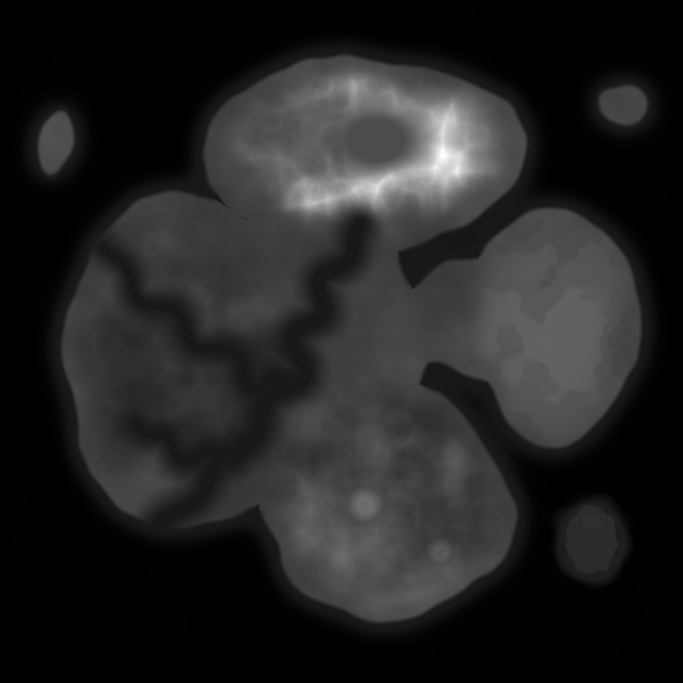
#> input picture game/voxario/Eryndor/Assets/Terrain/aethelgard_height.png, 2049 x 2049 px (shown at 1/3 size); the run also reads 2 pictures not shown here
$ python valoria_island.py
#> lines starting #> are read from the running program, lines starting #| are printed output that depends on the picture
### game/voxario/Eryndor/tools/valoria_terrain.py
"""Ostrov Valorie (startovní město) pro generátor Aethelgardu – podle předlohy „Valorie Harbor“.

Pobřeží zůstává stejné (elipsa 600 x 700 m kolem 3000, 2400). Uvnitř:
  * plošina města ve výšce 50 m obehnaná skalními útesy (město na skále nad mořem)
  * hradní skála na severu (62 m) – Královský hrad s věžemi
  * pod útesy nižší skalnaté svahy k moři
  * na západě pod branou přístavní terasa těsně nad hladinou (mola, lodě); hned za ní hluboká voda
"""
import numpy as np

CENTER_X = 3000.0
CENTER_Z = 2400.0
PLATEAU_Y = 50.0
KEEP_Y = 62.0
HARBOR_Y = 2.4
# plošina: poloosy (m) a posun středu – okraj na západě v x ≈ 2700 (brána VALORIE)
PLATEAU_RX, PLATEAU_RZ, PLATEAU_DZ = 300.0, 400.0, -20.0
# přístavní terasa (světové souřadnice): pod branou, jižně od obloukového mostu
HARBOR = (2605.0, 2690.0, 2430.0, 2640.0)
# schodiště z přístavu na plošinu: vytesané do útesu (podesty), model tools/valoria_city.py (harbor_stairs)
STAIRS_BOTTOM = (2672.0, 2630.0)
STAIRS_TOP = (2722.0, 2490.0)
STAIRS_WIDTH = 5.0
STAIRS_FLAT_BOTTOM, STAIRS_FLAT_TOP, STAIRS_LANDING, STAIRS_FLIGHT = 3.0, 4.0, 3.0, 14.0


def _smoothstep(a, b, value):
    t = np.clip((value - a) / (b - a), 0.0, 1.0)
    return t * t * (3.0 - 2.0 * t)


def coast(dx, dz):
    """Normalizovaný poloměr pobřeží a maska ostrova (stejné jako dřív – mapa i pobřeží sedí)."""
    radius = np.sqrt((dx / 600.0) ** 2 + (dz / 700.0) ** 2)
    coast_variation = (0.5 + 0.25 * np.sin(dx / 83.0 + dz / 139.0)
                       + 0.25 * np.sin(dz / 71.0 - dx / 169.0))
    coast_radius = radius + 0.20 * coast_variation * _smoothstep(0.55, 0.85, radius)
    mask = 1.0 - _smoothstep(0.65, 1.0, coast_radius)
    return coast_radius, mask


def plateau_radius(dx, dz):
    rim = 1.0 + 0.045 * np.sin(np.arctan2(dz, dx) * 7.0 + 0.6) + 0.025 * np.sin(np.arctan2(dz, dx) * 13.0)
    return np.sqrt((dx / PLATEAU_RX) ** 2 + ((dz - PLATEAU_DZ) / PLATEAU_RZ) ** 2) / rim


def stairs_axis():
    a, b = np.array(STAIRS_BOTTOM), np.array(STAIRS_TOP)
    length = float(np.linalg.norm(b - a))
    d = (b - a) / length
    return a, d, np.array([d[1], -d[0]]), length


def stairs_layout():
    """Ramena a podesty: [(u0, u1, y0, y1)] po délce osy (u od spodního konce)."""
    _, _, _, length = stairs_axis()
    avail = length - STAIRS_FLAT_BOTTOM - STAIRS_FLAT_TOP
    n = max(1, int(round((avail + STAIRS_LANDING) / (STAIRS_FLIGHT + STAIRS_LANDING))))
    flight = (avail - STAIRS_LANDING * (n - 1)) / n
    rise = (PLATEAU_Y - HARBOR_Y) / n
    parts, u, y = [(0.0, STAIRS_FLAT_BOTTOM, HARBOR_Y, HARBOR_Y)], STAIRS_FLAT_BOTTOM, HARBOR_Y
    for k in range(n):
        parts.append((u, u + flight, y, y + rise))
        u, y = u + flight, y + rise
        if k < n - 1:
            parts.append((u, u + STAIRS_LANDING, y, y))
            u += STAIRS_LANDING
    parts.append((u, length, PLATEAU_Y, PLATEAU_Y))
    return parts


def stairs_y(u):
    """Výška šlapadel podél osy (spojitě – schody se z ní kvantují po stupních)."""
    u = np.asarray(u, np.float64)
    y = np.full(u.shape, HARBOR_Y)
    for u0, u1, y0, y1 in stairs_layout():
        t = np.clip((u - u0) / max(u1 - u0, 1e-6), 0, 1)
        y = np.where(u >= u0, y0 + (y1 - y0) * t, y)
    return y


def stairs_coords(x, z):
    a, d, n, length = stairs_axis()
    px, pz = x - a[0], z - a[1]
    return px * d[0] + pz * d[1], px * n[0] + pz * n[1], length


def stairs_corridor(x, z, margin=3.0):
    """0..1: blízko osy schodiště (pro zahloubení terénu a masku detailu)."""
    u, lat, length = stairs_coords(x, z)
    along = _smoothstep(-margin, 0.0, u) * (1 - _smoothstep(length, length + margin, u))
    across = 1 - _smoothstep(STAIRS_WIDTH / 2 + 1.0, STAIRS_WIDTH / 2 + margin, np.abs(lat))
    return along * across


def harbor_mask(x, z):
    x0, x1, z0, z1 = HARBOR
    inside_x = _smoothstep(x0 - 30, x0 + 5, x) * (1 - _smoothstep(x1 - 5, x1 + 12, x))
    inside_z = _smoothstep(z0 - 10, z0 + 10, z) * (1 - _smoothstep(z1 - 10, z1 + 15, z))
    return inside_x * inside_z


def apply(height, x, z):
    dx, dz = x - CENTER_X, z - CENTER_Z
    coast_radius, mask = coast(dx, dz)
    # nižší skalnaté svahy: od paty útesu (~10 m) k pobřeží (2 m), mírné vlnění
    rolling = np.sin(dx / 61.0 + dz / 97.0) + 0.5 * np.sin(dz / 43.0 - dx / 77.0)
    low = (10.0 + 2.5 * rolling) * (1 - _smoothstep(0.55, 0.85, coast_radius)) + 2.0
    # plošina města (téměř rovná – ulice a stavby) s útesy po obvodu
    pr = plateau_radius(dx, dz)
    city = np.full_like(np.asarray(dx, np.float64), PLATEAU_Y)   # přesně rovná (dlažba, brána, domy lícují)
    cliff = _smoothstep(0.97, 1.06, pr)
    island = city * (1 - cliff) + low * cliff
    # hradní skála na severu
    keep_radius = np.sqrt((dx / 150.0) ** 2 + ((dz + 235.0) / 115.0) ** 2)
    island = island + (KEEP_Y - PLATEAU_Y) * (1 - _smoothstep(0.55, 1.0, keep_radius)) * (1 - cliff)
    # přístavní terasa pod branou (rovná, kousek nad hladinou)
    hm = harbor_mask(x, z) * _smoothstep(1.0, 1.06, pr)   # útes plošiny zůstane nad terasou
    island = island * (1 - hm) + HARBOR_Y * hm
    # schodiště: terén pod rameny o 0,4 m níž než šlapadla (schody ho zakryjí, opěrné zdi lemují zářez)
    u, _, length = stairs_coords(x, z)
    cut = stairs_y(np.clip(u, 0, length)) - 0.4
    corridor = stairs_corridor(x, z)
    island = np.where(corridor > 0, np.minimum(island, cut * corridor + island * (1 - corridor)), island)
    return height * (1.0 - mask) + island * mask, mask


def detail_strength(x, z):
    """0..1 jemného detailu terénu (engine detail_mask): město, přístav a schody rovné, jinde plný detail."""
    dx, dz = x - CENTER_X, z - CENTER_Z
    pr = plateau_radius(dx, dz)
    flat = 1 - _smoothstep(0.93, 0.99, pr)
    flat = np.maximum(flat, harbor_mask(x, z))
    flat = np.maximum(flat, stairs_corridor(x, z, margin=8.0))
    return 1.0 - flat


def surface_weights(height, slope, noise):
    """Tráva, hlína, písek, skála; součet 1. Útesy skála, přístav a pobřeží písek / hlína."""
    sand = (1.0 - _smoothstep(1.0, 4.0, height)) * (1.0 - _smoothstep(0.35, 0.8, slope))
    rock = _smoothstep(0.30, 0.75, slope) * (1.0 - sand)
    soil = (1.0 - sand - rock) * (0.12 + 0.23 * np.clip(noise, 0.0, 1.0))
    grass = 1.0 - sand - rock - soil
    return grass, soil, sand, rock

### game/voxario/Eryndor/tools/valoria_island.py
#!/usr/bin/env python3
"""Přepíše ostrov Valorie ve výškové mapě a splat mapách Aethelgardu (bez přegenerování celého světa).

  python3 tools/valoria_island.py

Tvar ostrova je ve valoria_terrain.apply (stejná funkce používá aethelgard_world.py). Pod ostrovem se počítá
s mořským dnem okolí; mimo masku ostrova se nic nemění.
"""
from __future__ import annotations

import pathlib

import numpy as np
from PIL import Image

import valoria_terrain as vt

ROOT = pathlib.Path(__file__).resolve().parent.parent
TERRAIN = ROOT / "Assets" / "Terrain"
SIZE, BASE, RANGE = 8192.0, -80.0, 760.0


def main():
    hp = TERRAIN / "aethelgard_height.png"
    h16 = np.asarray(Image.open(hp)).astype(np.float64)
    height = h16 / 65535.0 * RANGE + BASE
    n = height.shape[0]
#> n = 2049
    cell = SIZE / (n - 1)
#> cell = 4
    # oblast ostrova (s rezervou)
    x0, x1, z0, z1 = 2300.0, 3700.0, 1600.0, 3200.0
    c0, c1 = int((x0 + SIZE / 2) / cell), int((x1 + SIZE / 2) / cell) + 1
#> c0 = 1599; c1 = 1950
    r0, r1 = int((z0 + SIZE / 2) / cell), int((z1 + SIZE / 2) / cell) + 1
#> r0 = 1424; r1 = 1825
    xs = np.arange(c0, c1) * cell - SIZE / 2
#> xs = 351 values from 2300 to 3700
    zs = np.arange(r0, r1) * cell - SIZE / 2
#> zs = 401 values from 1600 to 3200
    X, Z = np.meshgrid(xs, zs)
    sub = height[r0:r1, c0:c1]
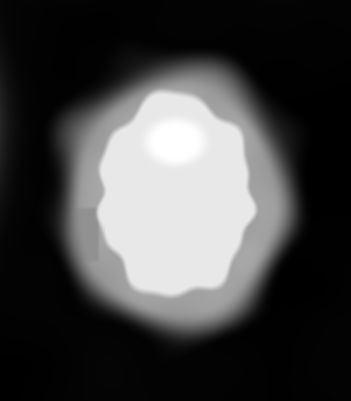
#> sub: shape (401, 351) float64; min -77.02, max 61.99, mean -40; drawn with min black and max white
    _, mask = vt.coast(X - vt.CENTER_X, Z - vt.CENTER_Z)
    # mořské dno pod ostrovem: průměr okolí mimo masku
    ring = sub[(mask == 0)]
    seabed = float(np.median(ring[ring < -5])) if np.any(ring < -5) else -72.0
#> seabed = -75.52
    base = np.where(mask > 0, seabed, sub)
    new, mask2 = vt.apply(base, X, Z)
#> in apply, `rolling = np.sin(dx / 61.0 + dz / 97.0) + 0.5 * np.sin(dz / 43.0 - dx ..`:
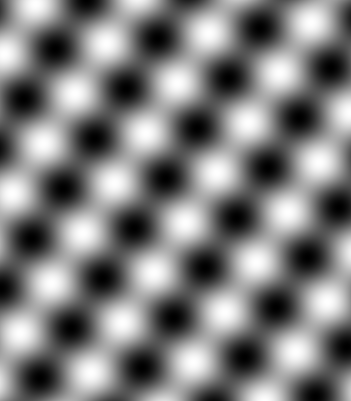
#> rolling: shape (401, 351) float64; min -1.5, max 1.5, mean 1.01e-18; drawn with min black and max white
#> in plateau_radius, `rim = 1.0 + 0.045 * np.sin(np.arctan2(dz, dx) * 7.0 + 0.6) + 0.025 * n..`:
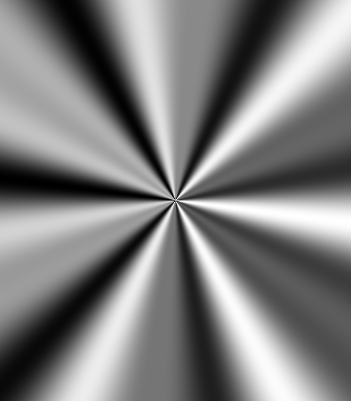
#> rim: shape (401, 351) float64; min 0.93, max 1.07, mean 1; drawn with min black and max white
#> in apply, `keep_radius = np.sqrt((dx / 150.0) ** 2 + ((dz + 235.0) / 115.0) ** 2)`:
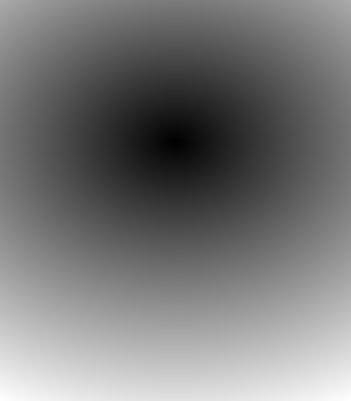
#> keep_radius: shape (401, 351) float64; min 0.0087, max 10.14, mean 4.79; drawn with min black and max white
#> in _smoothstep (call 12), `t = np.clip((value - a) / (b - a), 0.0, 1.0)`:
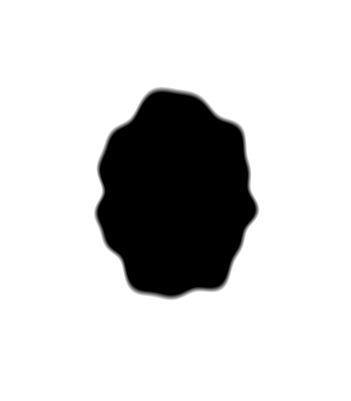
#> t: shape (401, 351) float64; min 0, max 1, mean 0.822
#> in apply, `u, _, length = stairs_coords(x, z)`:
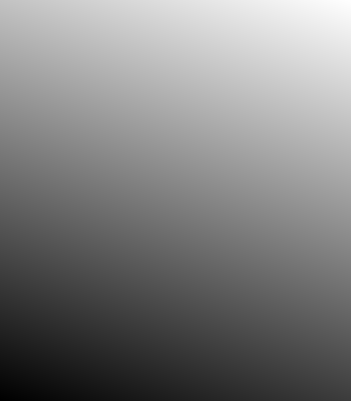
#> u: shape (401, 351) float64; min -661.9, max 1315.7, mean 326.9; drawn with min black and max white
#> in apply, `u, _, length = stairs_coords(x, z)`: length = 148.7
#> in stairs_y, `u = np.asarray(u, np.float64)`:
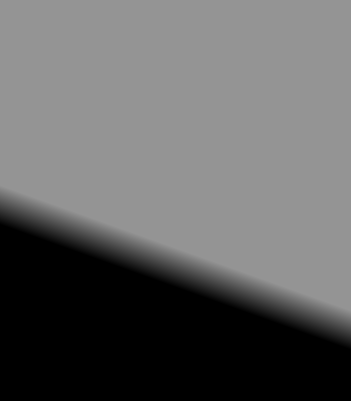
#> u: shape (401, 351) float64; min 0, max 148.7, mean 99.2
    height[r0:r1, c0:c1] = new
    Image.fromarray(((height - BASE) / RANGE * 65535).clip(0, 65535).astype(np.uint16)).save(hp, optimize=True)

    # povrchy: splat mapy mají 2048 px (o jeden méně než výšková mapa)
    s0p, s1p = TERRAIN / "aethelgard_splat0.png", TERRAIN / "aethelgard_splat1.png"
    s0 = np.asarray(Image.open(s0p).convert("RGBA"), np.float32) / 255.0
    s1 = np.asarray(Image.open(s1p).convert("RGBA"), np.float32) / 255.0
    m = s0.shape[0]
#> m = 2048
    px = SIZE / m
#> px = 4
    sc0, sc1 = int((x0 + SIZE / 2) / px), int((x1 + SIZE / 2) / px) + 1
#> sc0 = 1599
    sr0, sr1 = int((z0 + SIZE / 2) / px), int((z1 + SIZE / 2) / px) + 1
    sx = (np.arange(sc0, sc1) + 0.5) * px - SIZE / 2
    sz = (np.arange(sr0, sr1) + 0.5) * px - SIZE / 2
    SX, SZ = np.meshgrid(sx, sz)
    # výška a sklon na pixelech splat map (z nové výškové mapy)
    fx = (SX + SIZE / 2) / cell
    fz = (SZ + SIZE / 2) / cell
    ix, iz = np.clip(fx.astype(int), 0, n - 2), np.clip(fz.astype(int), 0, n - 2)
    tx, tz = fx - ix, fz - iz
    hh = ((height[iz, ix] * (1 - tx) + height[iz, ix + 1] * tx) * (1 - tz) +
          (height[iz + 1, ix] * (1 - tx) + height[iz + 1, ix + 1] * tx) * tz)
    gz, gx = np.gradient(hh, px)
    slope = np.hypot(gx, gz)
    _, smask = vt.coast(SX - vt.CENTER_X, SZ - vt.CENTER_Z)
    noise = 0.5 + 0.5 * np.sin(SX / 37.0) * np.sin(SZ / 53.0)
    weights = vt.surface_weights(hh, slope, noise)
    w = smask[..., None]
    a0 = s0[sr0:sr1, sc0:sc1] * (1 - w)
    a1 = s1[sr0:sr1, sc0:sc1] * (1 - w)
    for i, wt in enumerate(weights):
        a0[..., i] += smask * wt
#> this loop made 4 passes
    total = a0.sum(-1, keepdims=True) + a1.sum(-1, keepdims=True)
    s0[sr0:sr1, sc0:sc1] = a0 / np.maximum(total, 1e-6)
    s1[sr0:sr1, sc0:sc1] = a1 / np.maximum(total, 1e-6)
    Image.fromarray((s0 * 255 + 0.5).clip(0, 255).astype(np.uint8), "RGBA").save(s0p, optimize=True)
    Image.fromarray((s1 * 255 + 0.5).clip(0, 255).astype(np.uint8), "RGBA").save(s1p, optimize=True)
    # maska jemného detailu terénu (engine ≥ 1.25: terrain detail_mask) – 4 m / px přes celý svět
    mp = TERRAIN / "aethelgard_detail_mask.png"
    m = 2048
    px = SIZE / (m - 1)
    mask = np.ones((m, m), np.float32)
    mc0, mc1 = int((x0 + SIZE / 2) / px), int((x1 + SIZE / 2) / px) + 1
    mr0, mr1 = int((z0 + SIZE / 2) / px), int((z1 + SIZE / 2) / px) + 1
    MX, MZ = np.meshgrid(np.arange(mc0, mc1) * px - SIZE / 2, np.arange(mr0, mr1) * px - SIZE / 2)
    mask[mr0:mr1, mc0:mc1] = vt.detail_strength(MX, MZ)
    Image.fromarray((mask * 255 + 0.5).astype(np.uint8), "L").save(mp, optimize=True)
    print(f"Valoria: plošina {vt.PLATEAU_Y:.0f} m, hrad {vt.KEEP_Y:.0f} m, přístav {vt.HARBOR_Y:.1f} m, dno {seabed:.1f} m")
#| Valoria: plošina 50 m, hrad 62 m, přístav 2.4 m, dno -75.5 m


if __name__ == "__main__":
    main()
